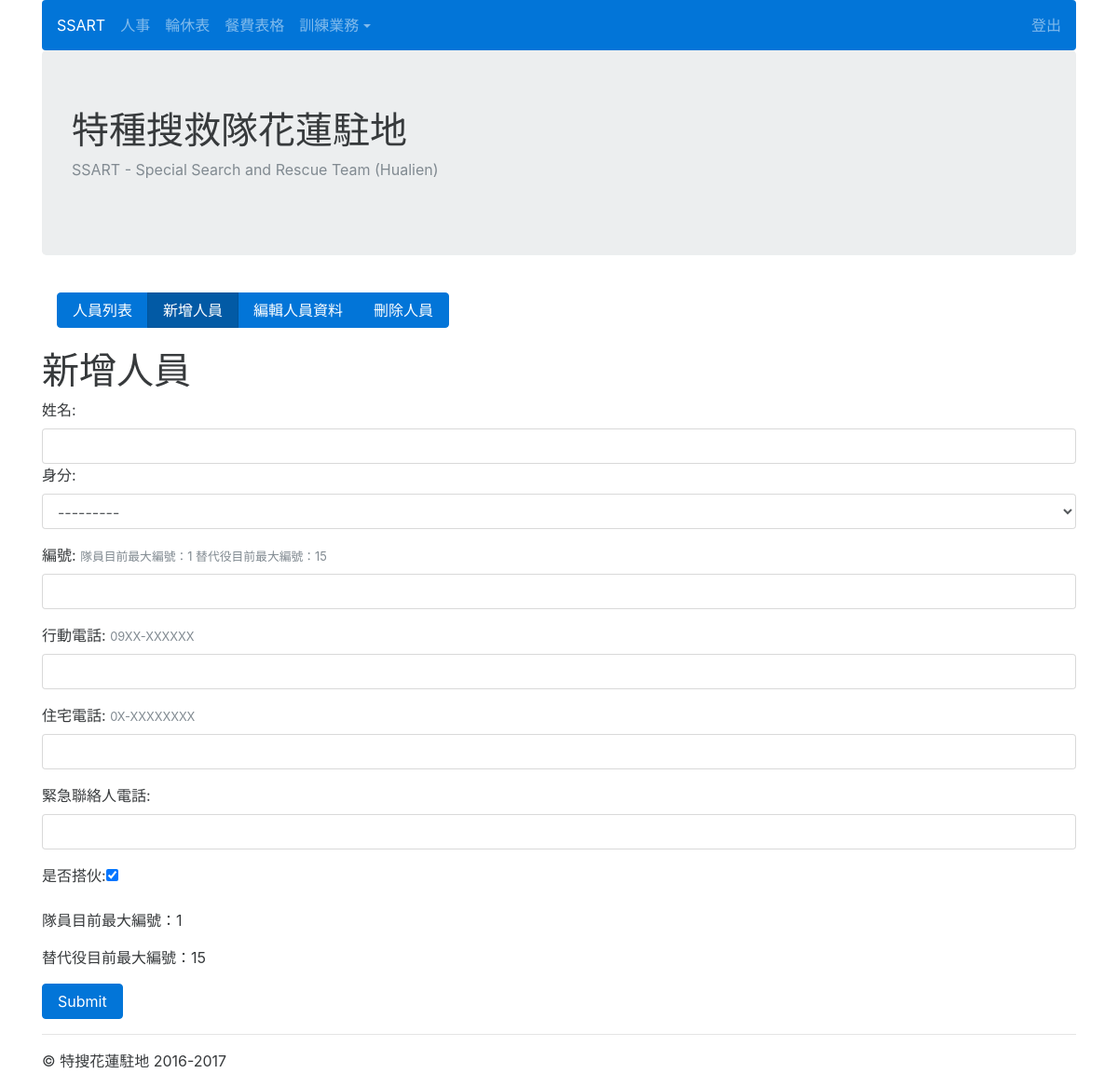
The app's page /userprofile/create_colleague (signed in), older data.
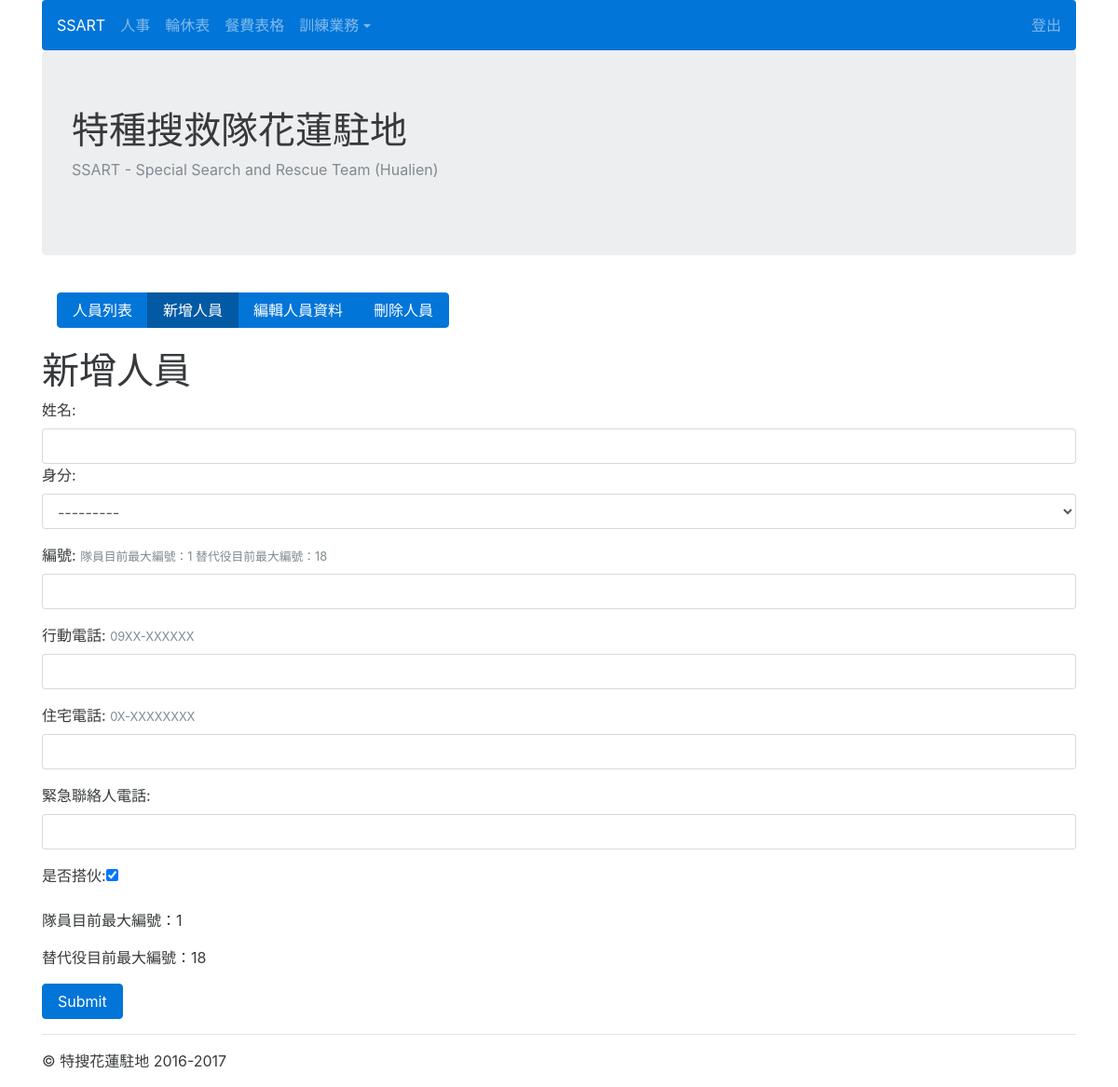
The same page, newer data.
### userprofile/models.py (models this page shows, shortened)
class UserProfile(models.Model):
	name = models.CharField(max_length=20)
	rank = models.CharField(max_length=20, choices=RANK_CHOICES)
	number = models.IntegerField()
	mobile_phone = models.CharField(max_length=20, null=True, blank=True)
	home_phone = models.CharField(max_length=20, null=True, blank=True)
	emergency_call = models.CharField(max_length=20, null=True, blank=True)
	eat = models.BooleanField(default=True)
	objects = models.Manager()
	members = MemberManager()
	substitutes = SubstituteManager()
	eats = EatManager()
	class Meta:
		ordering = ['number']

### userprofile/views.py (the view)
@login_required
def create_colleague(request):
	form = CreateColleagueForm()
	if request.method == "POST":
		form = CreateColleagueForm(request.POST)
		if form.is_valid():
			form.save()
			messages.add_message(request, messages.INFO, '已新增人員')
			return HttpResponseRedirect('profile_list')
	try:
		last_members = UserProfile.members.all().order_by("-number")[0]
	except:
		last_members = None
	try:
		last_substitutes = UserProfile.substitutes.all().order_by("-number")[0]
	except:
		last_substitutes = None
	context = {
	'form':form,
	'last_members':last_members,
	'last_substitutes':last_substitutes,
	}
	return render(request, 'create_colleague.html', context)

### userprofile/forms.py
class CreateColleagueForm(forms.ModelForm):
	class Meta:
		model = UserProfile
		fields = [
		'name',
		'rank',
		'number',
		'mobile_phone',
		'home_phone',
		'emergency_call',
		'eat',
		]
		labels = {
        'name': '姓名',
        'rank': '身分',
        'number': '編號',
        'mobile_phone': '行動電話',
        'home_phone':'住宅電話',
        'emergency_call':'緊急聯絡人電話',
        'eat':'是否搭伙',
        }
	def __init__(self, *args, **kwargs):
		super(CreateColleagueForm, self).__init__(*args, **kwargs)
		for field in self.fields.values():
			field.error_messages = {
			'required':'請填入{fieldname}'.format(fieldname=field.label),
			}

### userprofile/models.py (called while the page is built)
	def get_queryset(self):
		return super(MemberManager, self).get_queryset().filter(rank='隊員')

	def get_queryset(self):
		return super(SubstituteManager, self).get_queryset().filter(rank='替代役')

### userprofile/templates/create_colleague.html (shortened to what this page needs)
{% extends 'base.html' %}
{% load widget_tweaks %}
{% block content %}
<nav class="navbar">
<div class="btn-group">
<a href={% url 'profile_list' %} class="btn btn-primary"> 人員列表</a>
<a href={% url 'create_colleague' %} class="btn btn-primary active"> 新增人員</a>
<a href={% url 'edit_profile' %} class="btn btn-primary"> 編輯人員資料</a>
<a href={% url 'profile_delete_list' %} class="btn btn-primary"> 刪除人員</a>
</div>
</nav>
<p>
<h1>新增人員</h1>
<form action="" method="POST">
    {{form.name.label_tag}}{{ form.name|add_class:'form-control' }}<p>
    {{form.rank.label_tag}}{{ form.rank|add_class:'form-control' }}<p>
    {{form.number.label_tag}} <small class='text-muted'>隊員目前最大編號：{{ last_members.number }} 替代役目前最大編號：{{ last_substitutes.number }}</small>{{ form.number|add_class:'form-control' }}<p>
    {{form.mobile_phone.label_tag}} <small class='text-muted'>09XX-XXXXXX</small>{{ form.mobile_phone|add_class:'form-control' }}<p>
    {{form.home_phone.label_tag}} <small class='text-muted'>0X-XXXXXXXX</small>{{ form.home_phone|add_class:'form-control' }}<p>
    {{form.emergency_call.label_tag}}{{ form.emergency_call|add_class:'form-control' }}<p>
    {{form.eat.label_tag}}{{ form.eat }}<p>
    <p>
    隊員目前最大編號：{{ last_members.number }}
<p>替代役目前最大編號：{{ last_substitutes.number }}</p>
    <input type="submit" class="btn btn-primary">
</form>
{% endblock %}

Row changes from the older to the newer data that the page shows:
no longer on this page (row unchanged): UserProfile: number "15"
added UserProfile: number "18"
